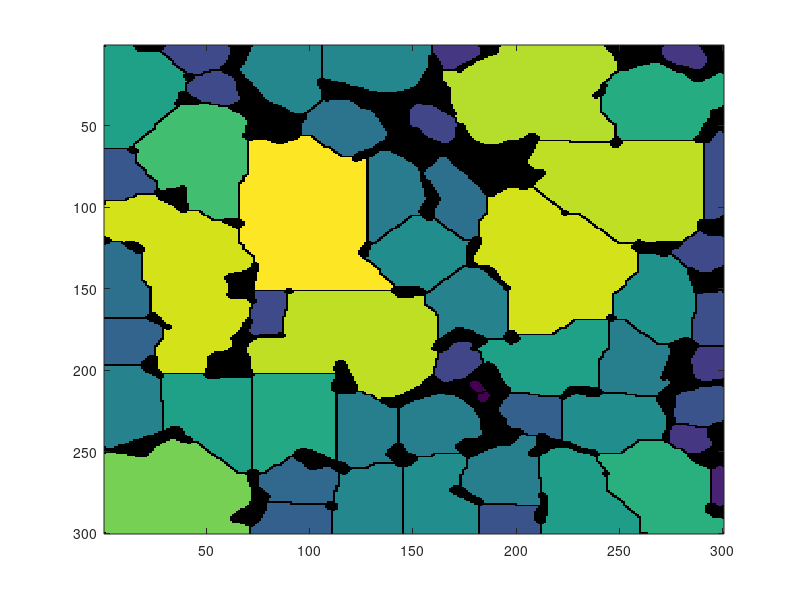

Recreate this plot in MATLAB. (Note: this script raises an error after producing the figure.)
clc;
clear all;
close all;
load 3grainsize.mat
E=A1;
figure;
h=imagesc(E);
set(h,'alphadata',~isnan(E));
set(0,'defaultfigurecolor','w'); 

colormap hsv;
c=colorbar;
digits(3);

axis equal
axis tight
set(gca,'xtick',[],'xticklabel',[])
set(gca,'ytick',[],'yticklabel',[])